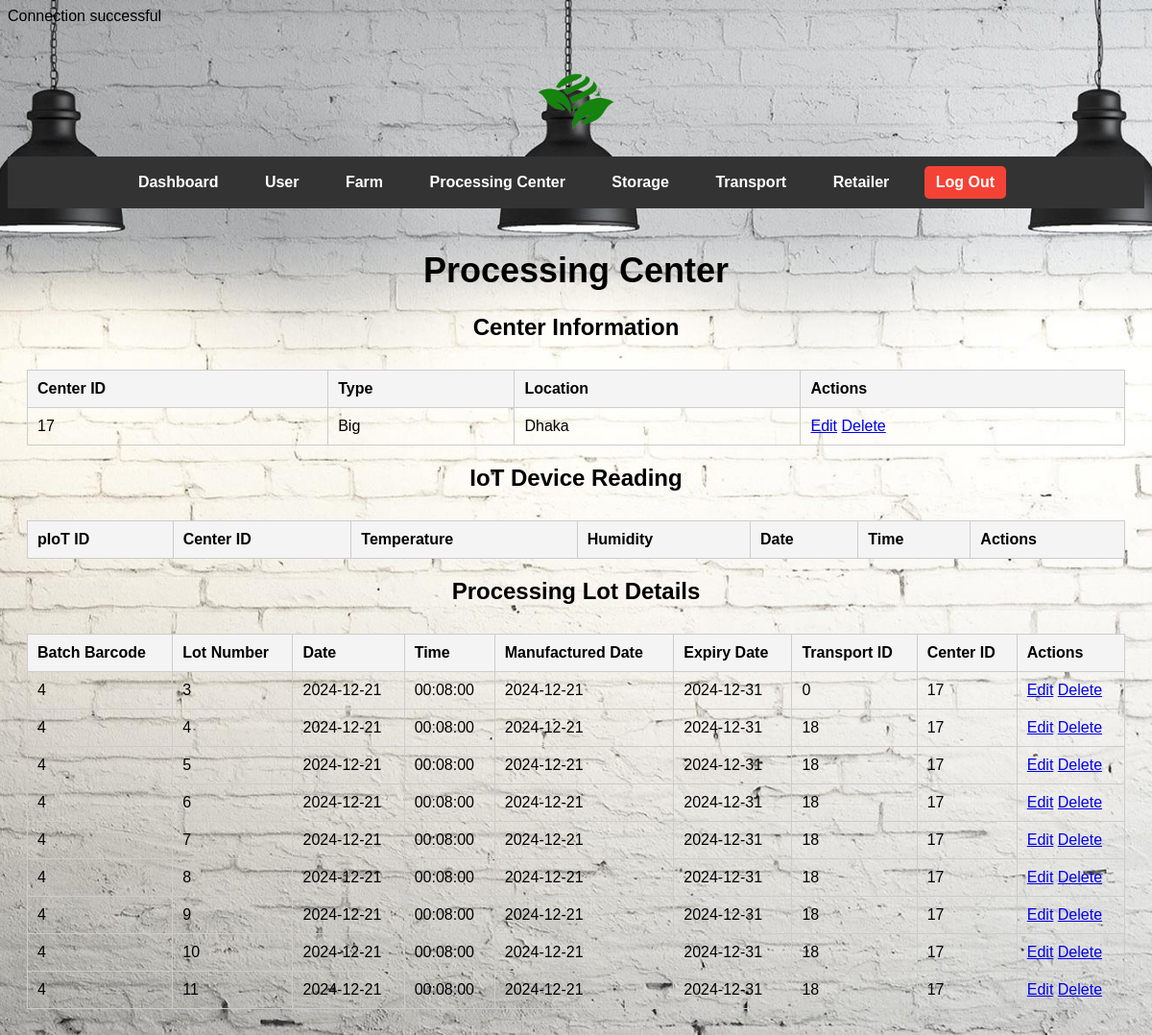
/admin_processing_center.php, run on the app's committed database.
### tables this page shows
CREATE TABLE `tblprocessingcenter` (
  `Center ID` int(7) NOT NULL,
  `Type` varchar(20) NOT NULL,
  `Location` varchar(100) NOT NULL
);

CREATE TABLE `tblprocessinglot` (
  `Batch Barcode` int(13) NOT NULL,
  `Lot Number` int(7) NOT NULL,
  `Date` date NOT NULL,
  `Time` time NOT NULL,
  `Manufactured Date` date NOT NULL,
  `Expiry Date` date NOT NULL,
  `stTransport ID` int(7) NOT NULL,
  `Center ID` int(7) NOT NULL
);

### admin_processing_center.php (the view, shortened to what this page needs)
<?php
include('connect.php');
$center_sql = "SELECT * FROM tblprocessingcenter";
$center_result = $conn->query($center_sql);
$lot_sql = "SELECT * FROM tblprocessinglot";
$lot_result = $conn->query($lot_sql);
?>
<!DOCTYPE html>
<html lang="en">
<head>
    <link rel="stylesheet" href="admin_style.css">
</head>
<body class="admin-page">
    <header>
        <img src="logo.png" alt="Logo" class="logo">
        <nav class="navbar">
            <ul>
            <li><a href="admin.php">Dashboard</a></li>
                <li><a href="admin_user.php">User</a></li>
                <li><a href="#farm">Farm</a></li>
                <li><a href="admin_processing_center.php">Processing Center</a></li>
                <li><a href="#storage">Storage</a></li>
                <li><a href="#transport">Transport</a></li>
                <li><a href="#retailer">Retailer</a></li>
                <li><a href="starting_page.php" class="btn-logout">Log Out</a></li>
            </ul>
        </nav>
    </header>
    <main>
        <h1>Processing Center</h1>
        <h2>Center Information</h2>
        <table class="table table-bordered">
            <thead>
                <tr>
                    <th>Center ID</th>
                    <th>Type</th>
                    <th>Location</th>
                    <th>Actions</th>
                </tr>
            </thead>
            <tbody>
                <?php while($row = $center_result->fetch_assoc()) { ?>
                <tr>
                    <td><?php echo $row['Center ID']; ?></td>
                    <td><?php echo $row['Type']; ?></td>
                    <td><?php echo $row['Location']; ?></td>
                    <td>
                        <a href="admin_processing_center_edit.php?id=<?php echo $row['Center ID']; ?>" class="btn btn-warning btn-sm">Edit</a>
                        <a href="admin_processing_center.php?id=<?php echo $row['Center ID']; ?>" class="btn btn-danger btn-sm" onclick="return confirm('Are you sure you want to delete this?')">Delete</a>
                    </td>
                </tr>
                <?php } ?>
            </tbody>
        </table>
        <h2>IoT Device Reading</h2>
        <table class="table table-bordered">
            <thead>
                <tr>
                    <th>pIoT ID</th>
                    <th>Center ID</th>
                    <th>Temperature</th>
                    <th>Humidity</th>
                    <th>Date</th>
                    <th>Time</th>
                    <th>Actions</th>
                </tr>
            </thead>
        </table>
        <h2>Processing Lot Details</h2>
        <table class="table table-bordered">
            <thead>
                <tr>
                    <th>Batch Barcode</th>
                    <th>Lot Number</th>
                    <th>Date</th>
                    <th>Time</th>
                    <th>Manufactured Date</th>
                    <th>Expiry Date</th>
                    <th>Transport ID</th>
                    <th>Center ID</th>
                    <th>Actions</th>
                </tr>
            </thead>
            <tbody>
                <?php while($row = $lot_result->fetch_assoc()) { ?>
                <tr>
                    <td><?php echo $row['Batch Barcode']; ?></td>
                    <td><?php echo $row['Lot Number']; ?></td>
                    <td><?php echo $row['Date']; ?></td>
                    <td><?php echo $row['Time']; ?></td>
                    <td><?php echo $row['Manufactured Date']; ?></td>
                    <td><?php echo $row['Expiry Date']; ?></td>
                    <td><?php echo $row['stTransport ID']; ?></td>
                    <td><?php echo $row['Center ID']; ?></td>
                    <td>
                        <a href="admin_processing_center_edit.php?id=<?php echo $row['Batch Barcode']; ?>" class="btn btn-warning btn-sm">Edit</a>
                        <a href="admin_processing_center.php?id=<?php echo $row['Batch Barcode']; ?>" class="btn btn-danger btn-sm" onclick="return confirm('Are you sure you want to delete this?')">Delete</a>
                    </td>
                </tr>
                <?php } ?>
            </tbody>
        </table>
    </main>
</body>
</html>

### admin_style.css (style rules this page uses)
body { color: black; font-family: Arial, sans-serif; background: url('admin_bg.jpg') no-repeat center center fixed; background-size: cover; }
.navbar { background-color: #333; padding: 10px; text-align: center; }
.navbar ul { list-style-type: none; margin: 0; padding: 0; }
.navbar li { display: inline-block; margin-right: 20px; position: relative; }
.navbar a { color: white; text-decoration: none; font-weight: bold; padding: 8px 12px; display: inline-block; }
header .logo { display: block; margin: 20px auto; max-width: 120px; height: auto; }
table { width: 100%; margin-top: 30px; border-collapse: collapse; }
table th, table td { padding: 10px; border: 1px solid #ccc; text-align: left; }
table th { background-color: #f4f4f4; }
main { text-align: center; padding: 20px; color: black; }
h1 { font-size: 36px; color: black; }
.btn-logout { background-color: #f44336; color: white; padding: 5px 15px; text-decoration: none; border-radius: 5px; }

### data on the page
tblprocessingcenter: Center ID "17", Type "Big", Location "Dhaka"
tblprocessinglot: Batch Barcode "4", Lot Number "3", Date "2024-12-21", Time "00:08:00", Manufactured Date "2024-12-21", Expiry Date "2024-12-31", stTransport ID "0", Center ID "17"
tblprocessinglot: Batch Barcode "4", Lot Number "4", Date "2024-12-21", Time "00:08:00", Manufactured Date "2024-12-21", Expiry Date "2024-12-31", stTransport ID "18", Center ID "17"
tblprocessinglot: Batch Barcode "4", Lot Number "5", Date "2024-12-21", Time "00:08:00", Manufactured Date "2024-12-21", Expiry Date "2024-12-31", stTransport ID "18", Center ID "17"
tblprocessinglot: Batch Barcode "4", Lot Number "6", Date "2024-12-21", Time "00:08:00", Manufactured Date "2024-12-21", Expiry Date "2024-12-31", stTransport ID "18", Center ID "17"
tblprocessinglot: Batch Barcode "4", Lot Number "7", Date "2024-12-21", Time "00:08:00", Manufactured Date "2024-12-21", Expiry Date "2024-12-31", stTransport ID "18", Center ID "17"
tblprocessinglot: Batch Barcode "4", Lot Number "8", Date "2024-12-21", Time "00:08:00", Manufactured Date "2024-12-21", Expiry Date "2024-12-31", stTransport ID "18", Center ID "17"
tblprocessinglot: Batch Barcode "4", Lot Number "9", Date "2024-12-21", Time "00:08:00", Manufactured Date "2024-12-21", Expiry Date "2024-12-31", stTransport ID "18", Center ID "17"
tblprocessinglot: Batch Barcode "4", Lot Number "10", Date "2024-12-21", Time "00:08:00", Manufactured Date "2024-12-21", Expiry Date "2024-12-31", stTransport ID "18", Center ID "17"
tblprocessinglot: Batch Barcode "4", Lot Number "11", Date "2024-12-21", Time "00:08:00", Manufactured Date "2024-12-21", Expiry Date "2024-12-31", stTransport ID "18", Center ID "17"
